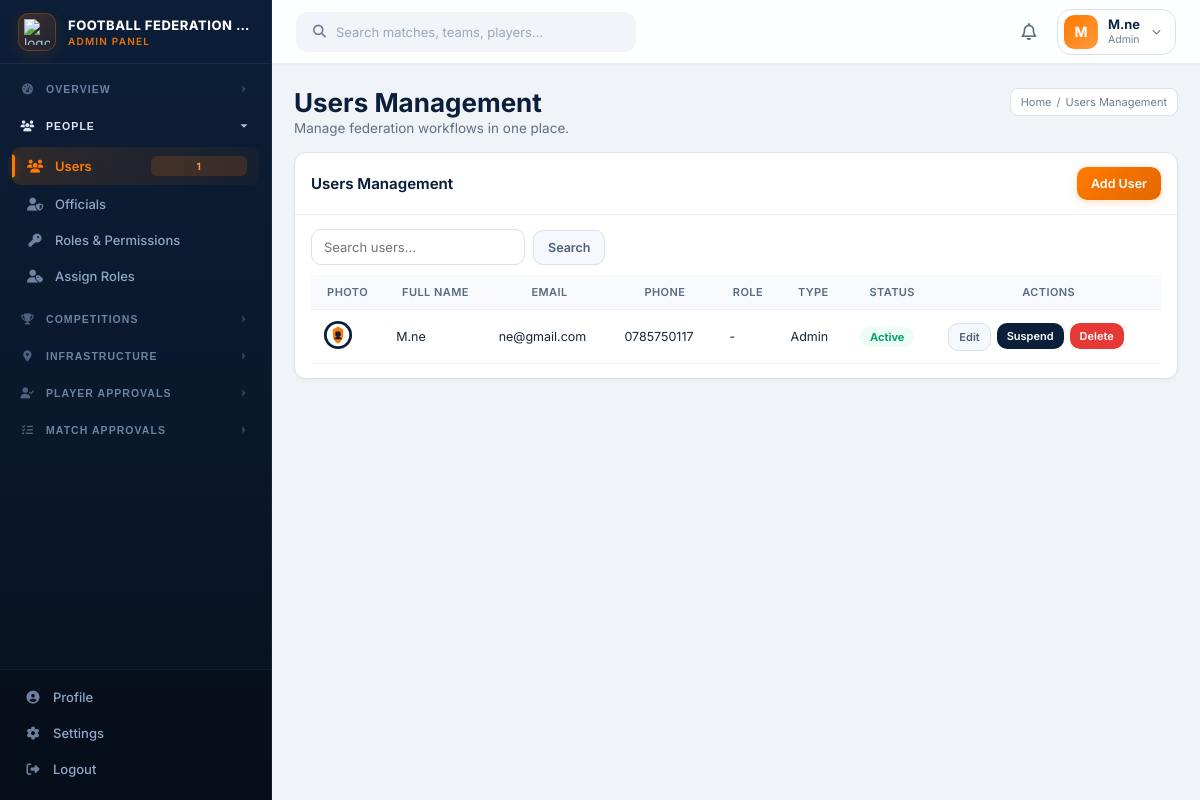
Page /federation/index.php?page=users (signed in) on the committed database.
### tables this page shows
CREATE TABLE `users` (
  `id` bigint(20) UNSIGNED NOT NULL,
  `username` varchar(60) NOT NULL,
  `email` varchar(120) NOT NULL,
  `password_hash` varchar(255) NOT NULL,
  `full_name` varchar(120) NOT NULL,
  `profile_photo` varchar(255) DEFAULT NULL,
  `phone` varchar(30) DEFAULT NULL,
  `user_type` enum('federation','club','admin') NOT NULL,
  `entity_id` bigint(20) UNSIGNED DEFAULT NULL,
  `is_active` tinyint(1) NOT NULL DEFAULT 1,
  `last_login_at` timestamp NULL DEFAULT NULL,
  `email_verified_at` timestamp NULL DEFAULT NULL,
  `created_at` timestamp NOT NULL DEFAULT current_timestamp(),
  `updated_at` timestamp NOT NULL DEFAULT current_timestamp() ON UPDATE current_timestamp()
);

### federation/pages/users.php (called while the page is built)
<?php
include __DIR__ . '/../../pages/users.php';

### db.php (called while the page is built, shortened)
<?php
$dbHost = '127.0.0.1';
$dbUser = 'root';
$dbPass = '';
$dbName = ' football_management';
$conn = mysqli_connect($dbHost, $dbUser, $dbPass, $dbName);
mysqli_set_charset($conn, 'utf8mb4');
function db_query($sql, $types = '', $params = [])
{
    global $conn;
    $stmt = mysqli_prepare($conn, $sql);
    if ($types !== '' && !empty($params)) {
        mysqli_stmt_bind_param($stmt, $types, ...$params);
    }
    if (!mysqli_stmt_execute($stmt)) {
        mysqli_stmt_close($stmt);
        return false;
    }
    return $stmt;
}
function db_fetch_all($sql, $types = '', $params = [])
{
    $stmt = db_query($sql, $types, $params);
    $result = mysqli_stmt_get_result($stmt);
    $rows = $result ? mysqli_fetch_all($result, MYSQLI_ASSOC) : [];
    return $rows;
}
function db_fetch_one($sql, $types = '', $params = [])
{
    $rows = db_fetch_all($sql, $types, $params);
    return $rows[0] ?? null;
}

### pages/users.php (the view, shortened to what this page needs)
<?php
$search = trim($_GET['search'] ?? '');
$where = '1=1';
$types = '';
$params = [];
$offset = 0;
$limitClause = paginate_clause($offset);
$users = db_fetch_all(
    "SELECT u.*, GROUP_CONCAT(r.name SEPARATOR ', ') AS role_names
     FROM users u
     LEFT JOIN user_roles ur ON ur.user_id = u.id
     LEFT JOIN roles r ON r.id = ur.role_id
     WHERE {$where}
     GROUP BY u.id
     ORDER BY u.created_at DESC {$limitClause}",
    $types,
    $params
);
$totalUsersRows = db_fetch_one("SELECT COUNT(*) total FROM users u WHERE {$where}", $types, $params);
?>
<div class="card">
    <div class="card-head">
        <h3>Users Management</h3>
        <?php if (current_user_can('users.create')): ?>
            <button type="button" class="btn btn-primary" data-open-modal="#userModal"><?= icon_svg('add'); ?> Add User</button>
        <?php endif; ?>
    </div>
    <div class="card-body">
        <div class="toolbar">
            <div class="left">
                <form method="get" action="index.php" class="inline-form">
                    <input type="text" name="search" placeholder="Search users..." value="<?= e($search); ?>">
                    <button class="btn btn-light" type="submit">Search</button>
                </form>
            </div>
        </div>
        <div class="table-wrap">
            <table class="data-table">
                <thead>
                    <tr>
                        <th>Photo</th>
                        <th>Full Name</th>
                        <th>Email</th>
                        <th>Phone</th>
                        <th>Role</th>
                        <th>Type</th>
                        <th>Status</th>
                        <th>Actions</th>
                    </tr>
                </thead>
                <tbody>
                    <?php if (empty($users)): ?>
                        <tr><td colspan="8"><div class="empty-state">No users found.</div></td></tr>
                    <?php else: ?>
                        <?php foreach ($users as $u): ?>
                            <tr>
                                <td><img src="<?= e(app_url($u['profile_photo'] ?: 'assets/images/federation-logo.svg')); ?>" class="img-xs" alt="photo"></td>
                                <td><?= e($u['full_name']); ?></td>
                                <td><?= e($u['email']); ?></td>
                                <td><?= e($u['phone'] ?: '-'); ?></td>
                                <td><?= e($u['role_names'] ?: '-'); ?></td>
                                <td><?= e(ucfirst($u['user_type'])); ?></td>
                                <td><?= status_badge((int) $u['is_active'] === 1 ? 'active' : 'suspended'); ?></td>
                                <td>
                                    <div class="action-group">
                                        <?php if (current_user_can('users.edit')): ?>
                                            <a class="btn btn-light btn-sm" href="index.php?page=users&edit=<?= (int) $u['id']; ?>">Edit</a>
                                            <form method="post">
                                                <button class="btn btn-secondary btn-sm" type="submit"><?= (int) $u['is_active'] === 1 ? 'Suspend' : 'Activate'; ?></button>
                                            </form>
                                        <?php endif; ?>
                                        <?php if (current_user_can('users.delete')): ?>
                                            <form method="post">
                                                <button class="btn btn-danger btn-sm" type="submit" data-confirm="Delete this user?">Delete</button>
                                            </form>
                                        <?php endif; ?>
                                    </div>
                                </td>
                            </tr>
                        <?php endforeach; ?>
                    <?php endif; ?>
                </tbody>
            </table>
        </div>
    </div>
</div>

### includes/functions.php (shortened to what this page needs)
<?php
require_once __DIR__ . '/../db.php';
function e($value)
{
    return htmlspecialchars((string) $value, ENT_QUOTES, 'UTF-8');
}
function app_base()
{
    return defined('APP_BASE') ? APP_BASE : '';
}
function app_url($path)
{
    $path = (string) $path;
    return app_base() . ltrim($path, '/');
}
function current_user()
{
    return $_SESSION['user'] ?? null;
}
function per_page()
{
    return 10;
}
function current_page_no()
{
    $p = (int) ($_GET['p'] ?? 1);
    return $p > 0 ? $p : 1;
}
function paginate_clause(&$offset)
{
    $pageNo = current_page_no();
    $limit = per_page();
    $offset = ($pageNo - 1) * $limit;
    return " LIMIT {$limit} OFFSET {$offset} ";
}
function status_badge($status)
{
    $map = [
        'approved' => 'success',
        'active' => 'success',
        'submitted' => 'info',
        'pending' => 'warning',
        'draft' => 'muted',
        'rejected' => 'danger',
        'reject' => 'danger',
        'inactive' => 'danger',
        'suspended' => 'danger',
        'completed' => 'success',
        'scheduled' => 'info',
    ];
    $clean = strtolower((string) $status);
    $class = $map[$clean] ?? 'muted';
    return '<span class="badge badge-' . e($class) . '">' . e(ucfirst($clean)) . '</span>';
}
function user_has_master_role($userId)
{
    $user = current_user();
    if ($user && (int) ($user['id'] ?? 0) === (int) $userId && ($user['user_type'] ?? '') === 'admin') {
        return true;
    }
    $masterSlugs = ['super_admin', 'federation-role', 'federation_role', 'federation-admin', 'federation_admin'];
    return count(array_intersect(user_role_slugs($userId), $masterSlugs)) > 0;
}
function user_permission_slugs($userId)
{
    if (user_has_master_role($userId)) {
        $rows = db_fetch_all('SELECT slug FROM permissions');
    }
    return array_map(static function ($row) {
        return (string) $row['slug'];
    }, $rows);
}
function user_has_permission($userId, $permissionSlug)
{
    return in_array((string) $permissionSlug, user_permission_slugs((int) $userId), true);
}
function current_user_can($permissionSlug)
{
    $user = current_user();
    return user_has_permission((int) $user['id'], $permissionSlug);
}

### assets/css/style.css (style rules this page uses)
:root { --navy-900: #08162a; --navy-800: #0b1f3a; --navy-700: #133154; --orange-500: #ff7a00; --orange-600: #e26800; --orange-400: #ff9a3c; --white: #ffffff; --ink: #17253a; --muted: #6f7d93; --line: #d9e1ec; --surface: #f4f7fb; --soft: #edf2f8; --success: #0d9e6d; --danger: #e53935; --warning: #f5a623; --info: #3b82f6; --radius: 13px; --radius-sm: 9px; --shadow: 0 8px 24px rgba(8, 22, 42, 0.08); --shadow-lg: 0 20px 60px rgba(8, 22, 42, 0.15); --transition: 0.22s cubic-bezier(0.4, 0, 0.2, 1); --sidebar-w: 272px; --topbar-h: 64px; }
*, *::before, *::after { box-sizing: border-box; margin: 0; padding: 0; }
html, body { height: 100%; overflow: hidden; }
body { font-family: "Inter", "DM Sans", "Segoe UI", -apple-system, sans-serif; background: var(--surface); color: var(--ink); font-size: 13.5px; -webkit-font-smoothing: antialiased; -moz-osx-font-smoothing: grayscale; }
a { text-decoration: none; color: inherit; }
h1, h2, h3, h4, h5, p { margin: 0; }
.card { background: var(--white); border: 1px solid #dde3ed; border-radius: 12px; box-shadow: 0 1px 3px rgba(28, 40, 58, 0.06); overflow: hidden; transition: box-shadow var(--transition); }
.card-head { padding: 14px 16px; border-bottom: 1px solid #edf1f7; display: flex; align-items: center; justify-content: space-between; gap: 10px; }
.card-head h3 { font-size: 15px; color: var(--navy-800); font-weight: 650; }
.card-body { padding: 14px 16px; }
.toolbar { display: flex; justify-content: space-between; gap: 8px; flex-wrap: wrap; margin-bottom: 10px; }
.toolbar .left, .toolbar .right { display: flex; gap: 8px; align-items: center; flex-wrap: wrap; }
.table-wrap { overflow: auto; }
.data-table { width: 100%; border-collapse: collapse; font-size: 12.5px; }
.data-table th, .data-table td { padding: 10px 12px; border-bottom: 1px solid #edf2f8; white-space: nowrap; }
.data-table th { background: #f7f9fc; color: #5a6b7f; font-size: 11px; text-transform: uppercase; letter-spacing: 0.04em; font-weight: 600; }
.data-table tbody tr { transition: background var(--transition); }
input, select, textarea { width: 100%; border: 1px solid var(--line); border-radius: 10px; background: var(--white); padding: 9px 12px; font-size: 13px; color: var(--ink); outline: 0; transition: all 0.25s ease; font-family: inherit; }
.badge { font-size: 10px; padding: 2px 6px; border-radius: 4px; font-weight: 600; }
.btn { border: 0; border-radius: 10px; padding: 9px 14px; font-size: 12.5px; font-weight: 600; cursor: pointer; transition: all var(--transition); display: inline-flex; align-items: center; gap: 6px; font-family: inherit; }
.btn-primary { background: linear-gradient(135deg, var(--orange-500), var(--orange-600)); color: #fff; box-shadow: 0 2px 8px rgba(255, 122, 0, 0.25); }
.btn-secondary { background: var(--navy-800); color: #fff; }
.btn-light { background: #f5f8fd; color: #4f6077; border: 1px solid var(--line); }
.btn-danger { background: var(--danger); color: #fff; }
.btn-sm { padding: 6px 10px; font-size: 11px; }
.action-group { display: flex; gap: 6px; }
.inline-form { display: flex; gap: 8px; align-items: center; }
.badge { display: inline-flex; align-items: center; padding: 3px 10px; border-radius: 999px; font-size: 11px; font-weight: 700; }
.badge-success { background: #ecfdf5; color: #0d9e6d; }
.img-xs { width: 30px; height: 30px; border-radius: 50%; object-fit: cover; }
.stat-card, .card { animation: fadeUp 0.4s ease both; }

### rows in the picture
users: full_name "M.ne", email "ne@gmail.com", phone "0785750117", role_names "-", user_type "Admin", is_active "Suspend"

### other values in the picture
$settings['system_name'] "FOOTBALL FEDERATION…"
$group['title'] "OVERVIEW"
$group['title'] "PEOPLE"
$item[1] "Users"
$item[3] "1"
$item[1] "Officials"
$item[1] "Roles & Permissions"
$item[1] "Assign Roles"
$group['title'] "COMPETITIONS"
$group['title'] "INFRASTRUCTURE"
$group['title'] "PLAYER APPROVALS"
$group['title'] "MATCH APPROVALS"
$profileInitials "M"
$currentUser['full_name'] "M.ne"
$currentUser['user_type'] "Admin"
